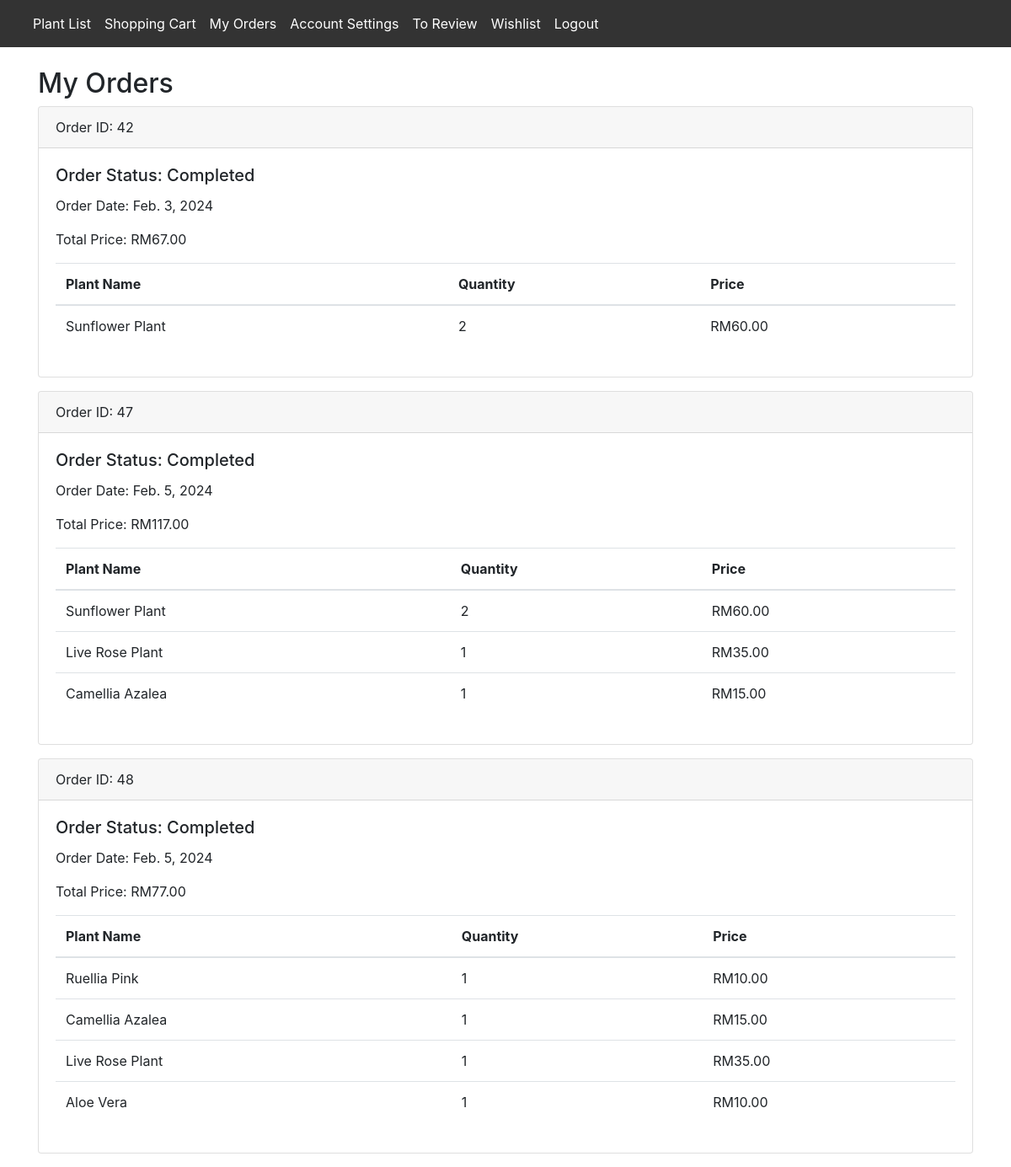
Page /my_orders/ (signed in) on the committed database.
### app/models.py (models this page shows)
class Order(models.Model):
    customer = models.ForeignKey(Customer, on_delete=models.CASCADE, related_name='orders')
    payment = models.ForeignKey(Payment, on_delete=models.CASCADE, related_name='orders')
    delman = models.ForeignKey(DeliveryMan, on_delete=models.CASCADE, related_name='orders', null=True, blank=True)
    order_status = models.CharField(max_length=30)

class Payment(models.Model):
    customer = models.ForeignKey(Customer, on_delete=models.CASCADE, related_name='payments')
    shipping_fee = models.DecimalField(max_digits=4, decimal_places=2, validators=[MinValueValidator(0.00), MaxValueValidator(99.99)])
    payment_cost = models.DecimalField(max_digits=6, decimal_places=2, validators=[MinValueValidator(0.00), MaxValueValidator(9999.99)])
    receive_method = models.CharField(max_length=10)
    order_date = models.DateField()
    order_total_price = models.DecimalField(max_digits=6, decimal_places=2, validators=[MinValueValidator(0.00), MaxValueValidator(9999.99)])

class OrderItem(models.Model):
    order = models.ForeignKey(Order, on_delete=models.CASCADE, related_name='order_items')
    plant = models.ForeignKey(Plant, on_delete=models.CASCADE, related_name='order_items')
    plant_quantity = models.PositiveIntegerField(validators=[MinValueValidator(1), MaxValueValidator(50)])
    order_item_price = models.DecimalField(max_digits=5, decimal_places=2)
    to_review = models.BooleanField(default=True)
    def get_total_price(self):
        return self.plant_quantity * self.plant.plant_price

class Plant(models.Model):
    plant_name = models.CharField(max_length=80)
    plant_image = models.ImageField(upload_to='plant/')
    plant_description = models.CharField(max_length=500)
    plant_price = models.DecimalField(max_digits=5, decimal_places=2)
    plant_availability = models.PositiveIntegerField(validators=[MinValueValidator(1), MaxValueValidator(999)])

### app/views.py (the view)
# urls.py: path('my_orders/', views.my_orders, name='my_orders'),
@login_required
def my_orders(request):
    customer = request.user.customer_profile
    orders = Order.objects.filter(customer=customer).prefetch_related('order_items', 'payment')
    context = {'orders': orders}
    return render(request, 'my_orders.html', context)

### app/templates/my_orders.html (shortened to what this page needs)
{% load app_extras %}
<!DOCTYPE html>
<html lang="en">
<head>
    <link href="https://stackpath.bootstrapcdn.com/bootstrap/4.5.2/css/bootstrap.min.css" rel="stylesheet">
</head>
<body>
    <nav class="navbar navbar-expand-md navbar-dark" style="background-color: #333333;">
        <div class="container-fluid">
            <div class="collapse navbar-collapse" id="navbarNav">
                <ul class="navbar-nav">
                    <li class="nav-item deliveryman-section">
                        <a class="nav-link active" href="{% url 'plant_list' %}">Plant List</a>
                    </li>
                    <li class="nav-item">
                        <a class="nav-link active" aria-current="page" href="{% url 'view_cart' %}">Shopping Cart</a>
                    </li>
                    <li class="nav-item">
                        <a class="nav-link active" aria-current="page" href="{% url 'my_orders' %}">My Orders</a>
                    </li>
                    <li class="nav-item">
                        <a class="nav-link active" aria-current="page" href="{% url 'account_settings' %}">Account
                            Settings</a>
                    </li>
                    <li class="nav-item">
                        <a class="nav-link active" aria-current="page" href="{% url 'to_review' %}">To Review</a>
                    </li>
                    <li class="nav-item">
                        <a class="nav-link active" aria-current="page" href="{% url 'view_wishlist' %}">Wishlist</a>
                    </li>
                    <li class="nav-item">
                        <a class="nav-link active" aria-current="page" href="{% url 'logout' %}">Logout</a>
                    </li>
                </ul>
            </div>
        </div>
    </nav>
    <div class="container mt-4">
        <h2>My Orders</h2>
        {% if orders %}
            {% for order in orders %}
                <div class="card mb-3">
                    <div class="card-header">
                        Order ID: {{ order.id }}
                    </div>
                    <div class="card-body">
                        <h5 class="card-title">Order Status: {{ order.order_status }}</h5>
                        <p class="card-text">Order Date: {{ order.payment.order_date }}</p>
                        <p class="card-text">Total Price: RM{{ order.payment.payment_cost }}</p>
                        <table class="table">
                            <thead>
                                <tr>
                                    <th scope="col">Plant Name</th>
                                    <th scope="col">Quantity</th>
                                    <th scope="col">Price</th>
                                </tr>
                            </thead>
                            <tbody>
                                {% for item in order.order_items.all %}
                                    <tr>
                                        <td>{{ item.plant.plant_name }}</td>
                                        <td>{{ item.plant_quantity }}</td>
                                        <td>RM{{ item.get_total_price|floatformat:2 }}</td>
                                    </tr>
                                {% endfor %}
                            </tbody>
                        </table>
                    </div>
                </div>
            {% endfor %}
        {% else %}
        <div class="alert alert-info text-center mt-4">
            <strong>You have no ongoing orders.</strong>
        </div>
        {% endif %}
    </div>
</body>
</html>

### rows in the picture
Order: id "42", order_status "Completed", payment.order_date "Feb. 3, 2024", payment.payment_cost "67.00"
OrderItem: plant.plant_name "Sunflower Plant", plant_quantity "2", get_total_price "60.00"
Order: id "47", order_status "Completed", payment.order_date "Feb. 5, 2024", payment.payment_cost "117.00"
OrderItem: plant.plant_name "Sunflower Plant", plant_quantity "2", get_total_price "60.00"
OrderItem: plant.plant_name "Live Rose Plant", plant_quantity "1", get_total_price "35.00"
OrderItem: plant.plant_name "Camellia Azalea", plant_quantity "1", get_total_price "15.00"
Order: id "48", order_status "Completed", payment.order_date "Feb. 5, 2024", payment.payment_cost "77.00"
OrderItem: plant.plant_name "Ruellia Pink", plant_quantity "1", get_total_price "10.00"
OrderItem: plant.plant_name "Camellia Azalea", plant_quantity "1", get_total_price "15.00"
OrderItem: plant.plant_name "Live Rose Plant", plant_quantity "1", get_total_price "35.00"
OrderItem: plant.plant_name "Aloe Vera", plant_quantity "1", get_total_price "10.00"
